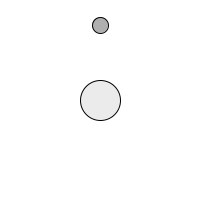
Frame 1 (no input)
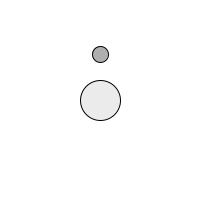
Frame 60 (the mouse pressed at the canvas centre just before this capture)
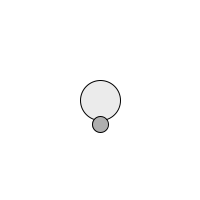
Frame 120 (the mouse held since frame 60 and released just before this capture)

The Processing sketch that drew these frames (run headless with seeded random() and noise(); from frame 60 on, the mouse is pressed at the canvas centre):

// Processing sketch: e06_attraction
// ── e06_attraction.pde
float G = 0.5;

Attractor attractor;
Mover mover;

void setup() {
  size(200,200);
  background(255);
  attractor = new Attractor();
  mover = new Mover();
}

void draw() {
  PVector attraction = attractor.attract(mover);
  PVector[] forces = new PVector[]{attraction};
  
  mover.update(forces);
  
  background(255);
  attractor.display();
  mover.display();
}

class Attractor {
  
  PVector location;
  float mass;
  
  Attractor() {
    location = new PVector(width/2,height/2);
    mass = 20;
  }
  
  PVector attract(Mover mover) {
    PVector result;
    
    PVector displacement = PVector.sub(location,mover.location);
    float distance = constrain(displacement.mag(),5,25);
    
    result = displacement.copy();
    result.normalize();
    float strength = (G * mass * mover.mass) / (distance * distance);
    result.mult(strength);
    
    return result;
  }
  
  void display() {
    stroke(0);
    fill(175,255/4);
    ellipse(location.x,location.y,mass*2,mass*2);
  }
}

class Mover {
  
  PVector location;
  PVector velocity;
  float mass;
  
  Mover() {
    location = new PVector(100,25);
    velocity = new PVector(0,0);
    mass = 1;
  }
  
  void update(PVector[] forces) {
    PVector acceleration = PVector.div(sumVectors(forces),mass);
    velocity.add(acceleration);
    location.add(velocity);
  }
  
  void display() {
    stroke(0);
    fill(175);
    ellipse(location.x,location.y,16*mass,16*mass);
  }
}

PVector sumVectors(PVector[] vectors) {
  PVector result = new PVector(0,0);
  for (int i = 0; i < vectors.length; i++)
    result.add(vectors[i]);
  return result;
}
